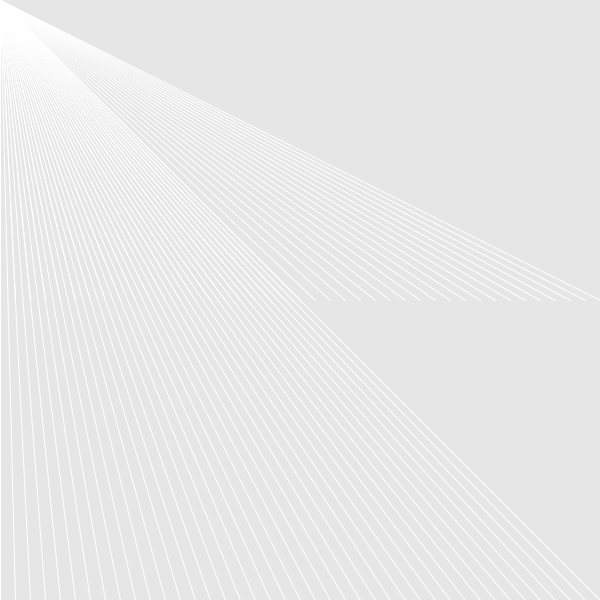
Frame 1 (no input)
Frame 60 (the mouse pressed at the canvas centre just before this capture): identical to frame 1, image omitted
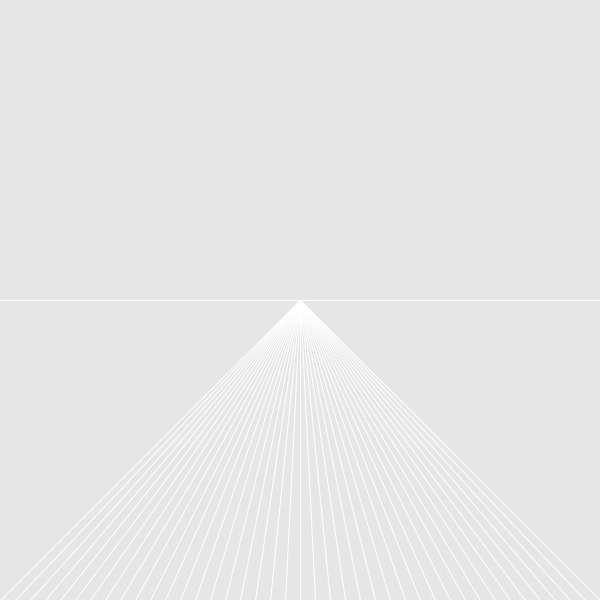
Frame 120 (the mouse held since frame 60 and released just before this capture)

The Processing sketch that drew these frames (run headless with seeded random() and noise(); from frame 60 on, the mouse is pressed at the canvas centre):

// Processing sketch: processing_186412
// ── processing_186412.pde

void setup() {
  size(600,600);
}
 
void draw() {
 background(230);
 stroke(255);
 for(int x = 0; x <= width; x += 15){
   line(x,300,mouseX,mouseY);
   line(x,height,mouseX,mouseY);
  }
  }
